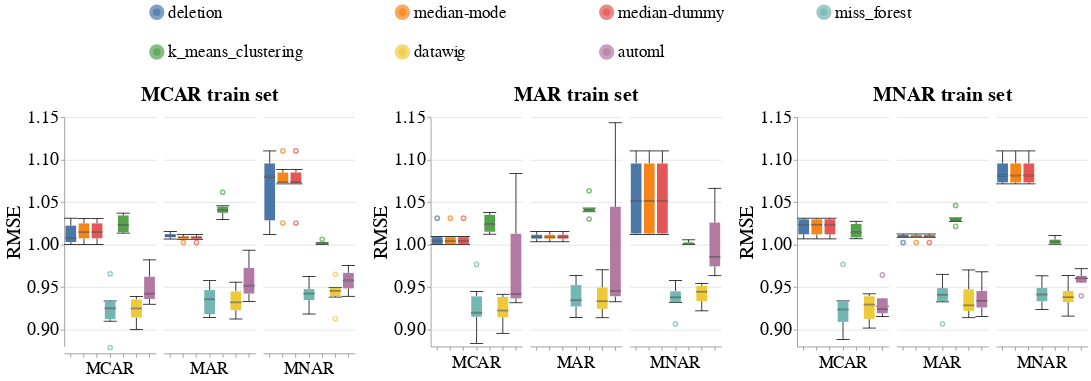

Source (notebook cell):
### Markdown cell above
### Overall Metrics

### Code cell
# Numerical
create_box_plots_for_diff_imputers(dataset_name=DATASET_NAME,
                                   column_name='ugpa',
                                   metric_name='rmse', 
                                   db_client=db_client,
                                   ylim=[0.88, 1.15])
